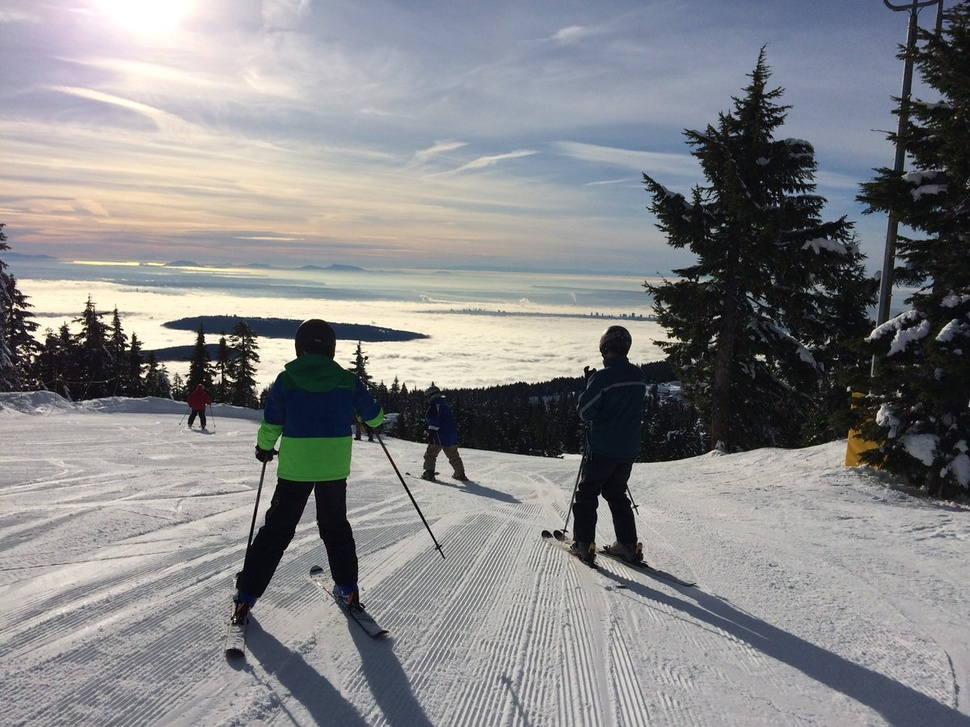
#> input picture data/ski-first-person-1.jpg, 970 x 727 px, shrunk from 1200 x 900 before the run
$ python BRIEF.py
#> lines starting #> are read from the running program, lines starting #| are printed output that depends on the picture
import cv2 as cv

img = cv.imread("../../data/ski-first-person-1.jpg", 0)
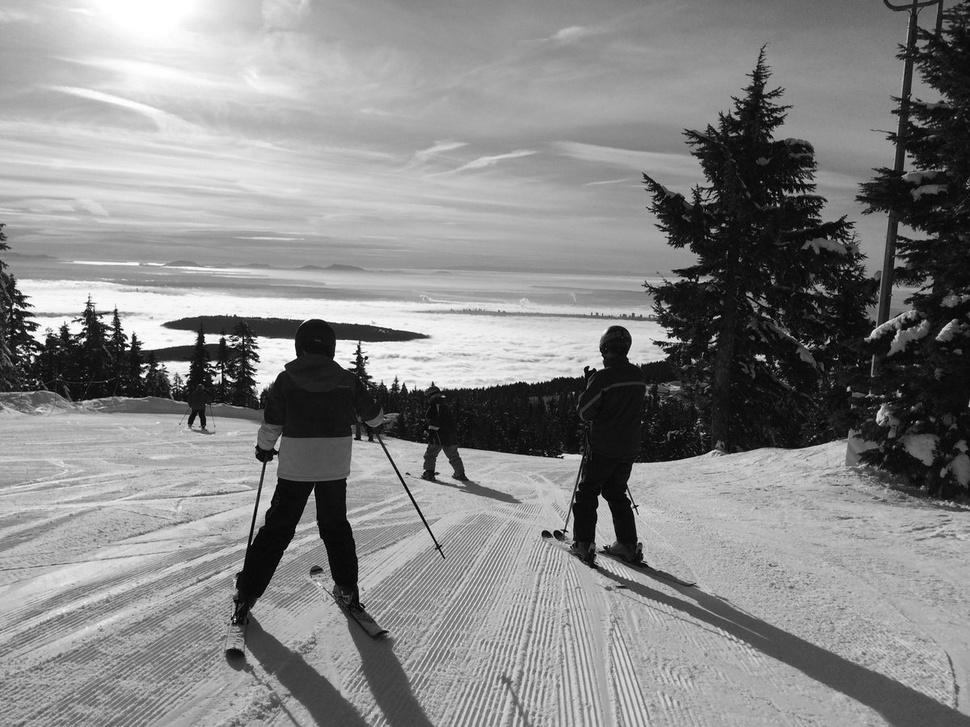
#> img: shape (727, 970); min 0, max 255, mean 135.3
# Initiate FAST detector
star = cv.xfeatures2d.StarDetector_create()
# Initiate BRIEF extractor
brief = cv.xfeatures2d.BriefDescriptorExtractor_create()
# find the keypoints with STAR
kp = star.detect(img, None)
#> kp = 715 keypoints; strongest (x, y, size): (274, 355, 32), (345, 353, 22), (209, 339, 8), (213, 363, 4)
# compute the descriptors with BRIEF
kp, des = brief.compute(img, kp)

img2 = cv.drawKeypoints(img, kp, None, color=(0, 0, 255), flags=0)
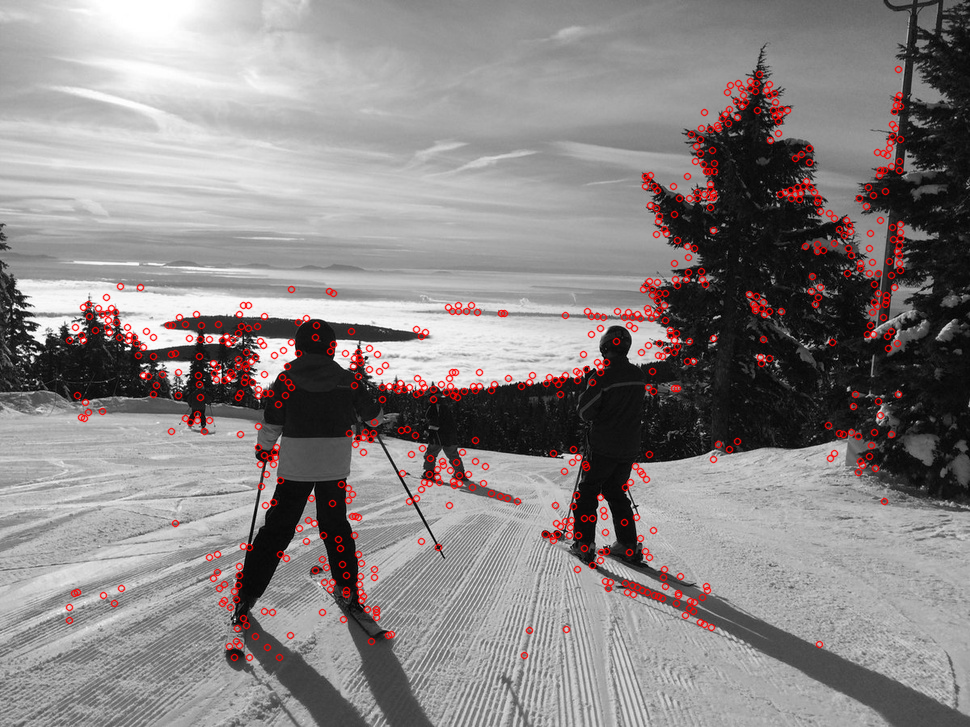
#> img2: shape (727, 970, 3); mean of channels 0, 1, 2 133, 133, 138.5; drawn as B, G, R
cv.imwrite("output-files/brief-result.png", img2)
cv.imshow("Result", img2)

print(brief.descriptorSize())
print(des.shape)
#| (715, 32)

k = cv.waitKey(0)
#> (key Esc is pressed here)
while True:
    if k == 27:
        cv.destroyAllWindows()
        break

$ run again, with data/ski-first-person-0.jpg copied over data/ski-first-person-1.jpg
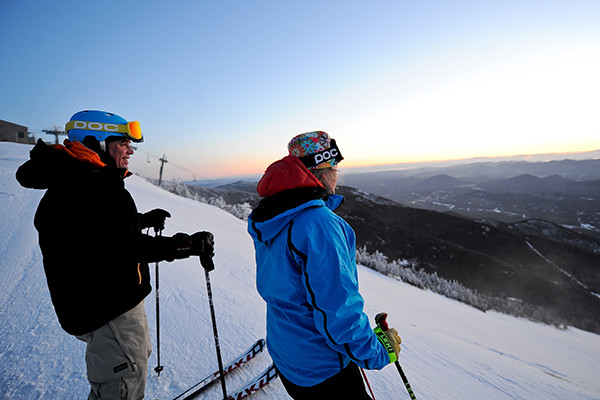
#> input picture data/ski-first-person-0.jpg, 600 x 400 px
#> `img = cv.imread("../../data/ski-first-person-1.jpg", 0)`:
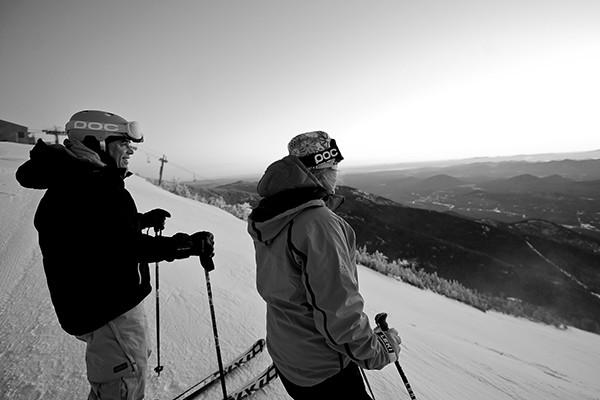
#> img: shape (400, 600); min 0, max 255, mean 137.7
#> kp = 135 keypoints; strongest (x, y, size): (144, 231, 4), (149, 231, 8), (151, 266, 6), (169, 230, 12)
#> `img2 = cv.drawKeypoints(img, kp, None, color=(0, 0, 255), flags=0)`:
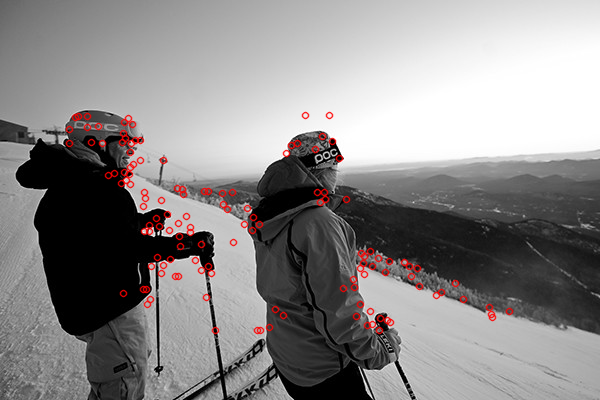
#> img2: shape (400, 600, 3); mean of channels 0, 1, 2 136.5, 136.5, 139.6; drawn as B, G, R
#| (135, 32)

$ run again, with data/blox.jpg copied over data/ski-first-person-1.jpg
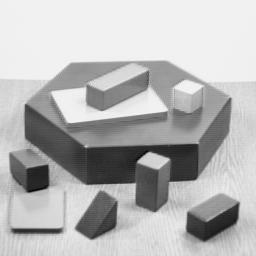
#> input picture data/blox.jpg, 256 x 256 px
#> img is the input picture: shape (256, 256); min 0, max 252, mean 182.8
#> kp = 33 keypoints; strongest (x, y, size): (153, 161, 16), (71, 106, 32), (147, 102, 22), (132, 186, 6)
#> `img2 = cv.drawKeypoints(img, kp, None, color=(0, 0, 255), flags=0)`:
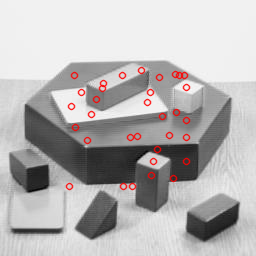
#> img2: shape (256, 256, 3); mean of channels 0, 1, 2 181, 181, 183.8; drawn as B, G, R
#| (33, 32)

$ run again, with data/butterfly-0.jpg copied over data/ski-first-person-1.jpg
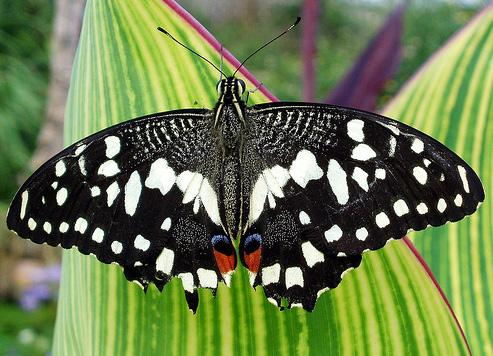
#> input picture data/butterfly-0.jpg, 493 x 356 px
#> `img = cv.imread("../../data/ski-first-person-1.jpg", 0)`:
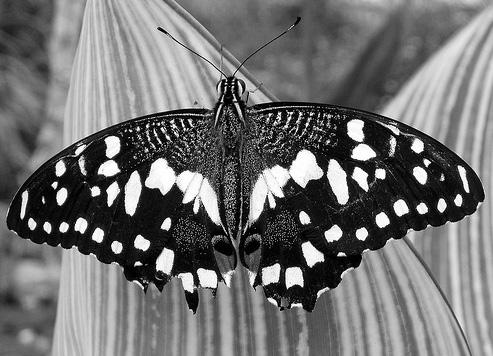
#> img: shape (356, 493); min 0, max 255, mean 113.3
#> kp = 429 keypoints; strongest (x, y, size): (422, 208, 8), (382, 220, 12), (400, 207, 12), (380, 173, 8)
#> `img2 = cv.drawKeypoints(img, kp, None, color=(0, 0, 255), flags=0)`:
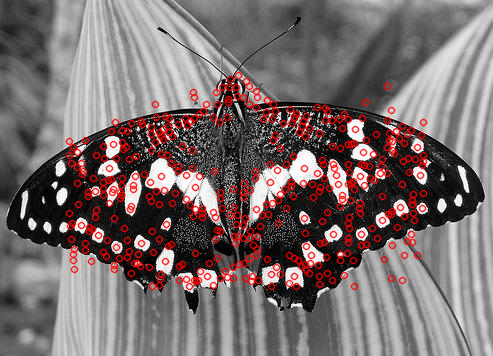
#> img2: shape (356, 493, 3); mean of channels 0, 1, 2 108.7, 108.7, 122.1; drawn as B, G, R
#| (429, 32)
